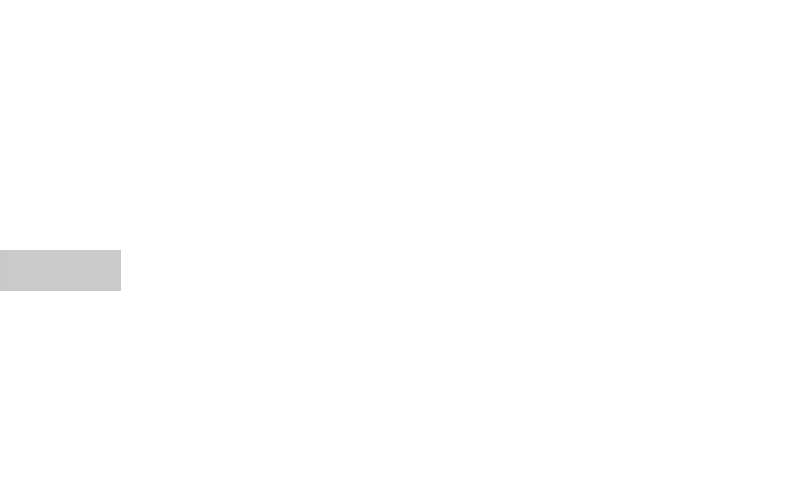
Frame 1 (no input)
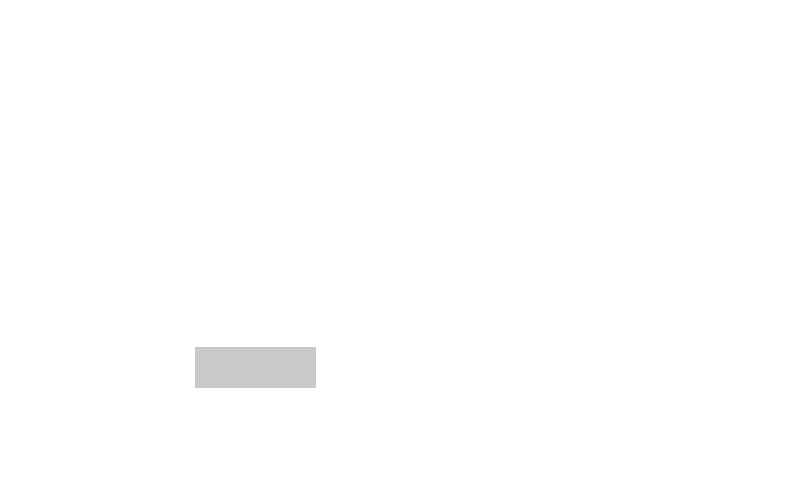
Frame 60 (the mouse pressed at the canvas centre just before this capture)
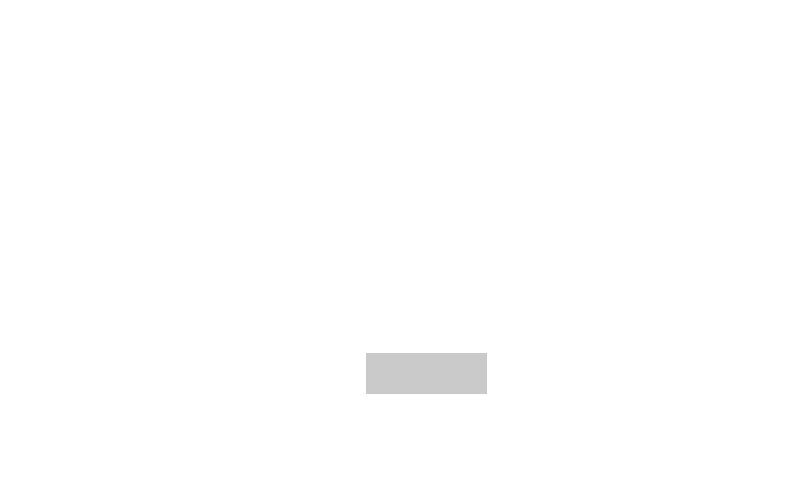
Frame 120 (the mouse held since frame 60 and released just before this capture)

The Processing sketch that drew these frames (run headless with seeded random() and noise(); from frame 60 on, the mouse is pressed at the canvas centre):

// Processing sketch: Airplane
// ── Airplane.pde
Wing w;

void setup() {
  size(800, 500);
  background(255);
  w = new Wing();
}

void draw() {
  background(255);
  
  PVector gravity = new PVector(0, 0.1);
  gravity.mult(w.mass);
  w.applyForce(gravity);
  
  PVector forward = new PVector(0.2, 0);
  w.applyForce(forward);
  
  PVector drag = w.velocity.copy();
  drag.normalize();
  drag.mult(-1);
  float speed = w.velocity.mag();
  drag.mult(0.01 * speed * speed);
  w.applyForce(drag);
  
  if (mousePressed) {
    PVector lift = forward.copy();
    lift.normalize();
    lift.mult(-1);
    lift.rotate(QUARTER_PI);
    lift.mult(forward.mag());
    w.applyForce(lift);
  }
  
  w.update();
  w.display();
}

// ── Wing.pde
class Wing {
  PVector location;
  PVector velocity;
  PVector acceleration;
  float mass;
  
  Wing() {
    location = new PVector(0, height/2);
    velocity = new PVector(0, 0);
    acceleration = new PVector(0, 0);
    mass = 1;
  }
  
  void update() {
    if (location.x >= width) {
      location.x = 0;
    }
    
    velocity.add(acceleration);
    location.add(velocity);
    acceleration.mult(0);
  }
  
  void display() {
    stroke(200);
    fill(120, 100);
    rect(location.x, location.y, 120, 40);
  }
  
  void applyForce(PVector force) {
    PVector f = force.copy();
    f.mult(mass);
    acceleration.add(f);
  }
}
